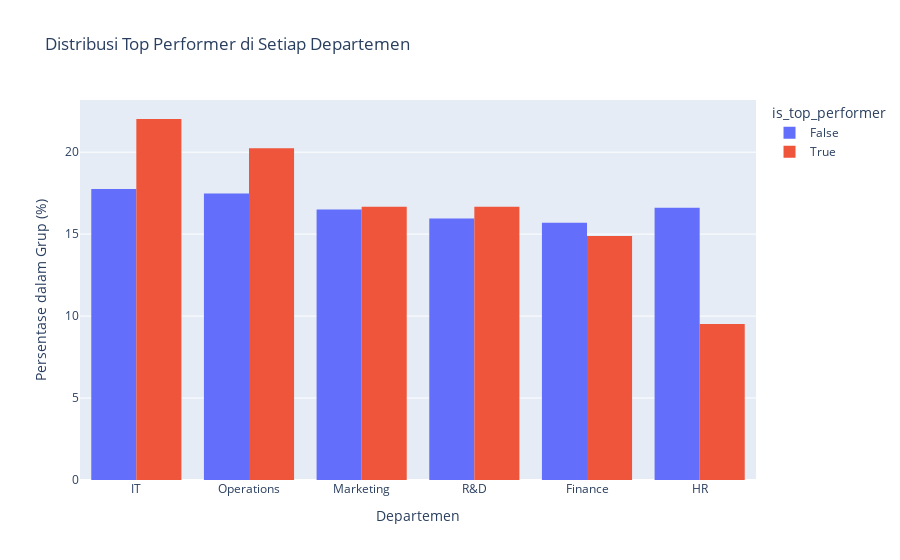

The notebook cell this image was saved under:
### Markdown cell above
## Distribusi Top Performer di Setiap Departemen

### Code cell
# Ganti nama kolom 'name' di tabel departemen agar unik
dim_departments_renamed = dfs['dim_departments'].rename(columns={'name': 'department_name'})
df_dept = pd.merge(df_main, dim_departments_renamed, on='department_id', how='left')

# Bar chart
fig_dept = px.histogram(df_dept,
                        x='department_name', 
                        color='is_top_performer',
                        barmode='group',
                        histnorm='percent',
                        title='Distribusi Top Performer di Setiap Departemen')
fig_dept.update_layout(yaxis_title="Persentase dalam Grup (%)", xaxis_title="Departemen")
fig_dept.update_xaxes(categoryorder="total descending")
fig_dept.show()

### Figure 1 — Plotly figure (JSON) as saved in the notebook; plotly's stock layout.template omitted (floating-point values rounded to 4 significant figures; data arrays with more than 128 entries replaced by an {"elided": "..."} marker saying what was removed)
{"data": [{"alignmentgroup": "True", "bingroup": "x", "histnorm": "percent", "hovertemplate": "is_top_performer=False<br>department_name=%{x}<br>percent=%{y}<extra></extra>", "legendgroup": "False", "marker": {"color": "#636efa", "pattern": {"shape": ""}}, "name": "False", "offsetgroup": "False", "orientation": "v", "showlegend": true, "type": "histogram", "x": {"elided": "1842 str values"}, "xaxis": "x", "yaxis": "y"}, {"alignmentgroup": "True", "bingroup": "x", "histnorm": "percent", "hovertemplate": "is_top_performer=True<br>department_name=%{x}<br>percent=%{y}<extra></extra>", "legendgroup": "True", "marker": {"color": "#EF553B", "pattern": {"shape": ""}}, "name": "True", "offsetgroup": "True", "orientation": "v", "showlegend": true, "type": "histogram", "x": {"elided": "168 str values"}, "xaxis": "x", "yaxis": "y"}], "layout": {"barmode": "group", "legend": {"title": {"text": "is_top_performer"}, "tracegroupgap": 0}, "title": {"text": "Distribusi Top Performer di Setiap Departemen"}, "xaxis": {"anchor": "y", "categoryorder": "total descending", "domain": [0, 1], "title": {"text": "Departemen"}}, "yaxis": {"anchor": "x", "domain": [0, 1], "title": {"text": "Persentase dalam Grup (%)"}}}}
